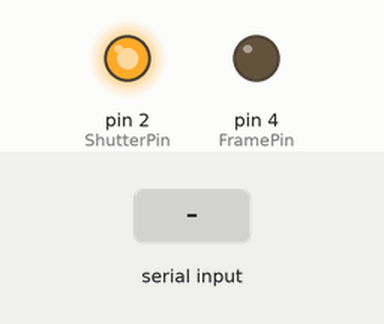
Recording of a sketch running on a simulated Arduino Uno, built with avr-gcc and run on an emulated ATmega328P. Parts: output pins drawn as LEDs (lit = HIGH). Inputs (shaded band) come from the test bench.

Above: at 1.2 s.
1.3 s: "S" received over Serial
At 2.1 s:
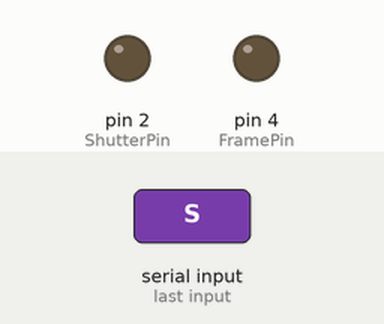
2.8 s: "F" received over Serial
At 3.2 s:
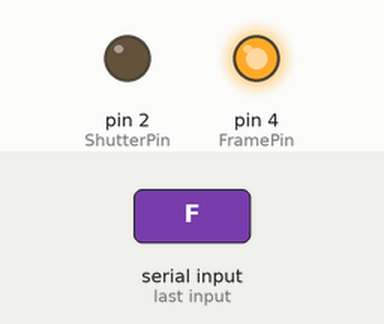
4.3 s: "S" received over Serial
At 5.6 s:
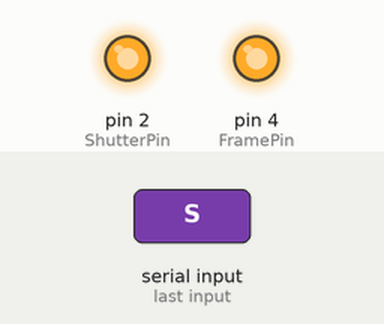
Timing chart, 0 to 7.3 s (numbered marks = the images above; inputs shaded):
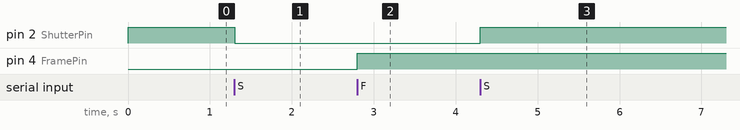

The sketch:

Shutter_frame_controller.ino
```cpp
const int FramePin =  4;      // recording (2P) pin
const int ShutterPin = 2; //shutter (controller box) pin

int signal;

void setup()
{

  //open serial channel
  Serial.begin(9600);

  //weirdly, setting the pinMode triggers the pin being set
  pinMode(ShutterPin, OUTPUT);
  pinMode(FramePin, OUTPUT);

  //start frame pin LOW
  digitalWrite(FramePin, LOW);

  //start shutter pin HIGH
  digitalWrite(ShutterPin, HIGH);
  // delay(100);
  // digitalWrite(ShutterPin,LOW);

}

void loop() {

	signal = Serial.read();

	if(signal == 'S'){
		digitalWrite(ShutterPin, !digitalRead(ShutterPin));//toggle shutter
	}

	if(signal == 'F'){
		digitalWrite(FramePin, !digitalRead(FramePin));//toggle frame recording
	}

}
```

Measured:
- after the input at 1.3 s, pin 2 (ShutterPin): HIGH → LOW at once
- after the input at 2.8 s, pin 4 (FramePin): LOW → HIGH at once
- after the input at 4.3 s, pin 2 (ShutterPin): LOW → HIGH at once
